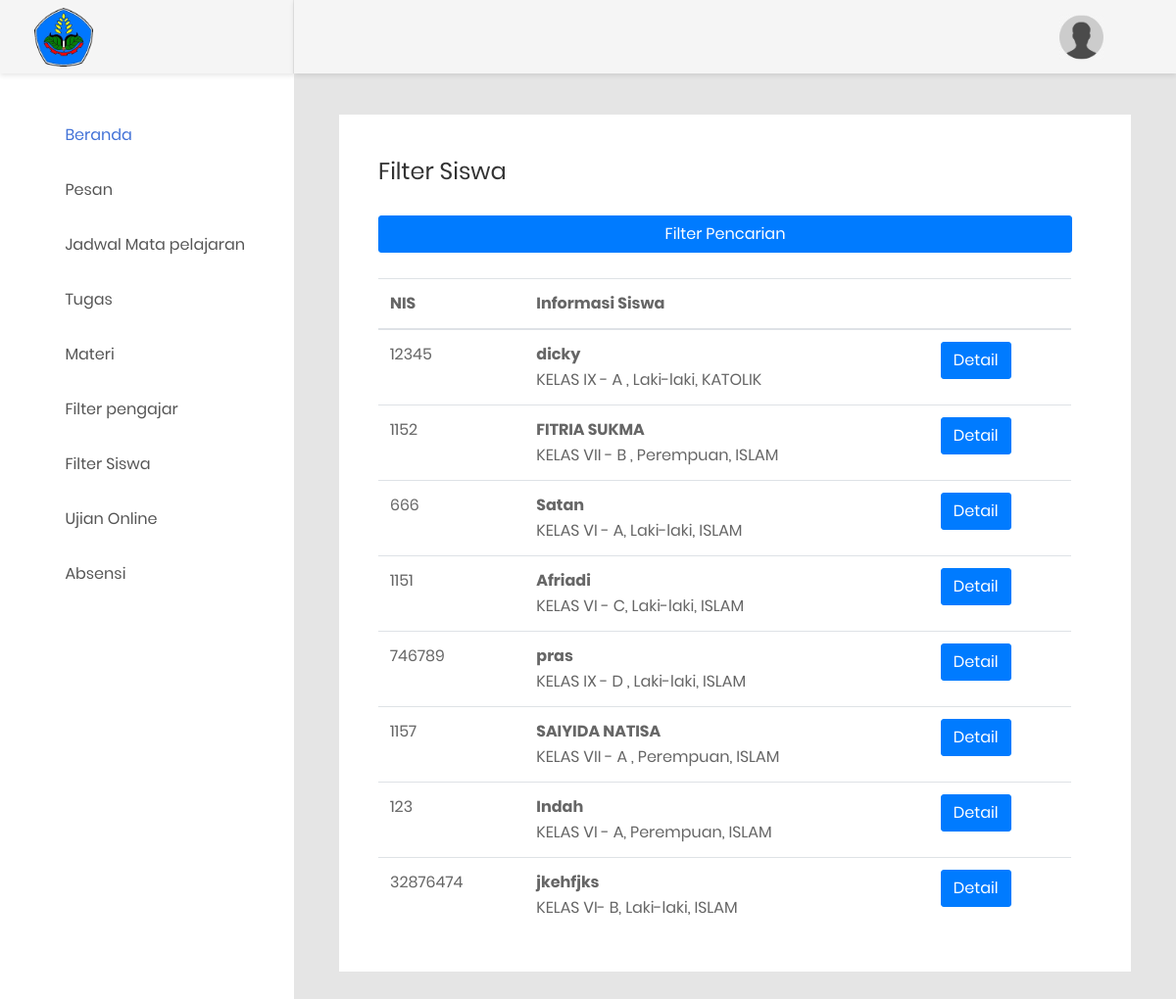
/index.php/pengajar/filterSiswa, run on the app's committed database.
### tables this page shows
CREATE TABLE `el_siswa` (
  `id` int(11) NOT NULL,
  `nis` varchar(45) DEFAULT NULL,
  `nama` varchar(100) NOT NULL,
  `jenis_kelamin` varchar(9) NOT NULL COMMENT 'Laki-laki dan Perempuan',
  `tempat_lahir` varchar(45) NOT NULL,
  `tgl_lahir` date DEFAULT NULL,
  `agama` char(7) DEFAULT NULL,
  `alamat` varchar(255) NOT NULL,
  `tahun_masuk` year(4) NOT NULL,
  `foto` text DEFAULT NULL,
  `status_id` tinyint(1) NOT NULL DEFAULT 0 COMMENT '0=pending, 1=aktif, 2=blok, 3=alumni, 4=deleted'
);

CREATE TABLE `el_kelas` (
  `id` int(11) NOT NULL,
  `nama` varchar(45) NOT NULL,
  `parent_id` int(11) DEFAULT NULL,
  `urutan` int(11) NOT NULL,
  `aktif` tinyint(1) NOT NULL DEFAULT 1 COMMENT '1=aktif 0=tidak'
);

### application/controllers/Pengajar.php (called while the page is built, shortened)
<?php
    class pengajar extends CI_Controller {
        public function filterSiswa()
        {
            $daftarFilter=array();
            $daftarKelamin=array();
            $daftarAgama=array();
            $daftarKelas=array();
            $data['nama'] = $this->session->userdata('nama');
            $dataFilter['data']=$this->siswa_model->filterSiswa($daftarFilter,$daftarKelamin,$daftarAgama,$daftarKelas)->result();
            $this->load->view('part/header');
            $this->load->view('part/sidebarpengajar',$data);
            $this->load->view('pengajar/filterSiswa',$dataFilter);
            $this->load->view('part/footer');
        }
}
?>

### index.php (called while the page is built, shortened)
<?php
require_once BASEPATH.'core/CodeIgniter.php';

### application/models/Siswa_model.php (called while the page is built, shortened)
<?php
    class siswa_model extends CI_Model{
        public function filterSiswa($like,$kelamin,$agama,$kelas)
        {
            $this->db->select('el_kelas_siswa.siswa_id, el_siswa.nis, el_siswa.nama as nama_siswa, el_siswa.jenis_kelamin, el_siswa.tempat_lahir, el_siswa.tgl_lahir, el_siswa.agama, el_siswa.tahun_masuk, el_siswa.alamat, el_siswa.status_id, el_kelas.nama as nama_kelas, el_kelas_siswa.kelas_id as id_kelas');
            $this->db->from('el_siswa');
            $this->db->join('el_kelas_siswa','el_kelas_siswa.siswa_id=el_siswa.id');
            $this->db->join('el_kelas','el_kelas.id=el_kelas_siswa.kelas_id');
            $this->db->where('el_kelas_siswa.aktif','1');
            return $this->db->get();
        }
    }
?>

### application/views/pengajar/filterSiswa.php (the view, shortened to what this page needs)
<div class="main-content">
    <div class="section__content section__content--p30">
        <div class="container-fluid">
            <div class="map-data m-b-40">
                <h3 class="title-3 m-b-30">Filter Siswa</h3>
                <div class="mx-auto d-block">
                    <button class="btn btn-primary btn-block" type="button" data-toggle="collapse" data-target="#collapseExample" aria-expanded="false" aria-controls="collapseExample">
                    Filter Pencarian
                    </button>
                </div>
                <br>
                <div class="filters">
                    <div class="table-responsive">
                        <table class="table">
                            <thead>
                                <tr>
                                    <th>NIS</th>
                                    <th>Informasi Siswa</th>
                                    <th></th>
                                </tr>
                            </thead>
                            <tbody>
                            <?php foreach ($data as $key) { ?>
                            <tr>
                                <td><?=$key->nis?></td>
                                <td><b><?=$key->nama_siswa?></b><br><?=$key->nama_kelas?>, <?=$key->jenis_kelamin?>, <?=$key->agama?></td>
                                <td><a href="<?=base_url()?>pengajar/detailFilterSiswa/<?=$key->siswa_id?>" class="btn btn-primary">Detail</a></td>
                            </tr>
                            <?php } ?>
                            </tbody>
                        </table>
                    </div>
                </div>
            </div>
        </div>
    </div>
</div>

### data on the page
el_siswa: nis "12345", nama "dicky", el_kelas.nama "KELAS IX - A", jenis_kelamin "Laki-laki", agama "KATOLIK"
el_siswa: nis "1152", nama "FITRIA SUKMA", el_kelas.nama "KELAS VII - B", jenis_kelamin "Perempuan", agama "ISLAM"
el_siswa: nis "666", nama "Satan", el_kelas.nama "KELAS VI - A", jenis_kelamin "Laki-laki", agama "ISLAM"
el_siswa: nis "1151", nama "Afriadi", el_kelas.nama "KELAS VI - C", jenis_kelamin "Laki-laki", agama "ISLAM"
el_siswa: nis "746789", nama "pras", el_kelas.nama "KELAS IX - D", jenis_kelamin "Laki-laki", agama "ISLAM"
el_siswa: nis "1157", nama "SAIYIDA NATISA", el_kelas.nama "KELAS VII - A", jenis_kelamin "Perempuan", agama "ISLAM"
el_siswa: nis "123", nama "Indah", el_kelas.nama "KELAS VI - A", jenis_kelamin "Perempuan", agama "ISLAM"
el_siswa: nis "32876474", nama "jkehfjks", el_kelas.nama "KELAS VI- B", jenis_kelamin "Laki-laki", agama "ISLAM"
